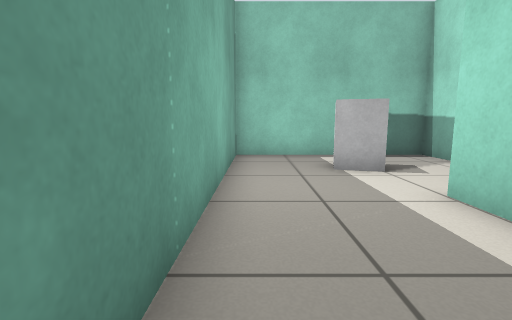
[1] (above)

12 first-person views from a walk through a Gazebo world. The camera is 0.59 m above the floor, tilts 8° down and sees 85° across. The floor is counted in squares, 0.5 m on a side. Each view is taken from the middle of a square. On the plan, view 1 faces up. The plan holds only what a view shows up to about 12 squares ahead; the rest is blank.

[2]
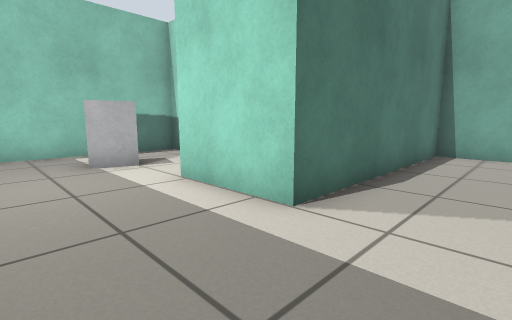

[3]
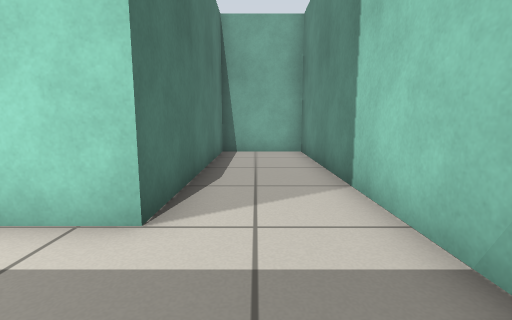

[4]
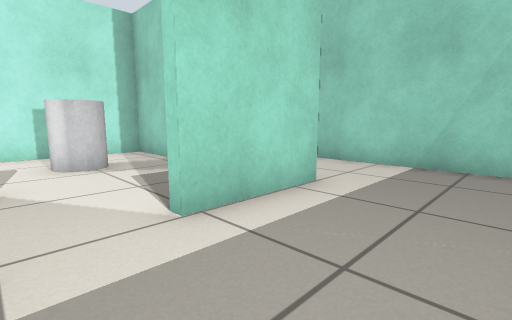

[5]
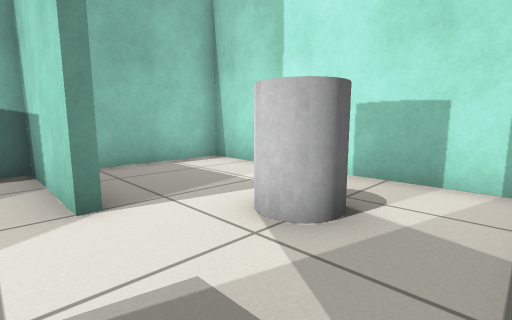

[6]
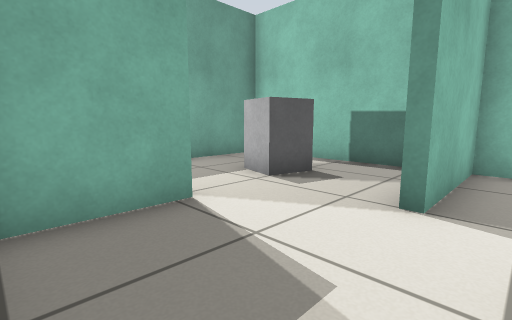

[7]
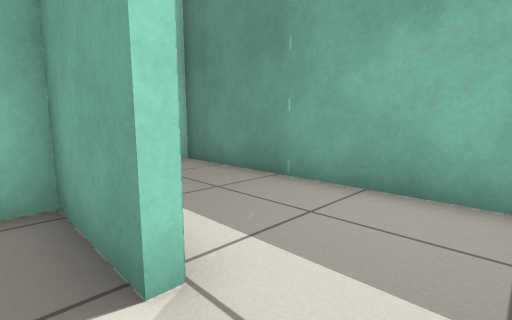

[8]
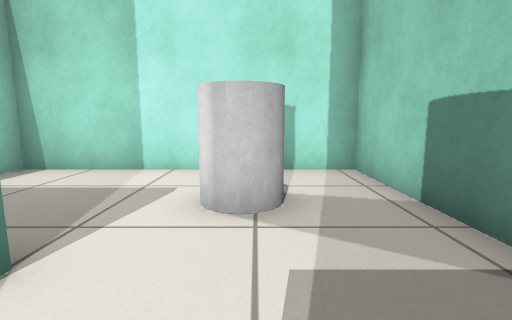

[9]
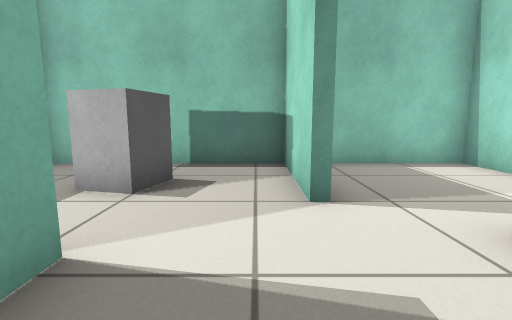

[10]
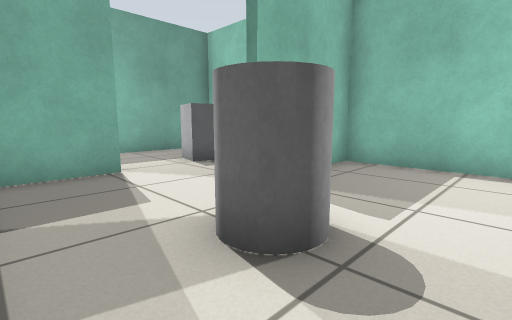

[11]
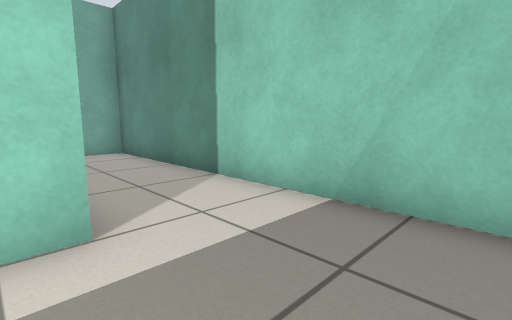

[12]
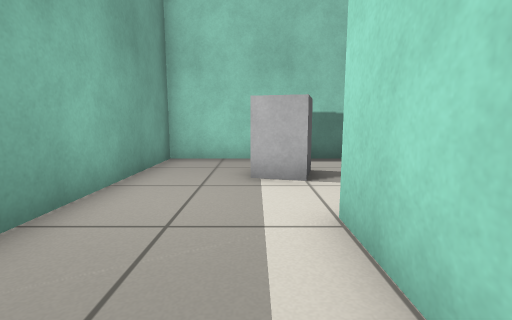

### Floor plan
Ten units are one square. View 1 is at (0, 0); x grows to the right and y downward. Boxes are objects, and circles mark ways between rooms. Rooms are numbered by the first view taken in them; rooms with no view inside come last. Other rooms are left out.
<svg viewBox="-12 -102 124 124">
<path fill="none" stroke="#000" d="M58 -59 58 -97 -7 -97 -7 17 107 17 107 -13 30 -13 30 -44M65 -16 107 -16 107 -97 61 -97 61 -59M33 -44 33 -16 39 -16"/>
<rect x="15" y="-85" width="20" height="20" fill="#bbb"><title>grey box</title></rect>
<rect x="75" y="-55" width="10" height="20" fill="#bbb"><title>grey cylinder</title></rect>
<circle cx="47" cy="-50" r="3" fill="#2a7"/>
<text x="20" y="-40">1</text>
<text x="80" y="-50">2</text>
</svg>
Room 1 opens to room 2.

Where each view was taken, in squares from view 1:
view 1: 0 up, 0 right, facing up
view 2: 1 down, 0 right, facing up-right
view 3: 0 up, 0 right, facing right
view 4: 6 up, 0 right, facing down-right
view 5: 2 up, 5 right, facing up-right
view 6: 2 up, 7 right, facing up-left
view 7: 6 up, 4 right, facing down-left
view 8: 4 up, 4 right, facing right
view 9: 2 up, 5 right, facing up
view 10: 2 up, 10 right, facing up-left
view 11: 2 up, 0 right, facing down-right
view 12: 1 up, 2 right, facing up
